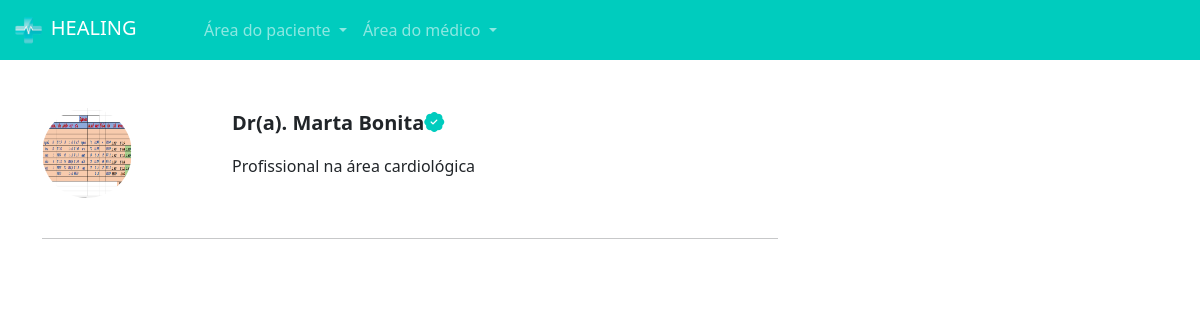
/pacientes/escolher_horario/2 (signed in), run on the app's committed database.
### medico/models.py (models this page shows, shortened)
class DadosMedicos(models.Model):
    crm = models.CharField(max_length=30)
    nome = models.CharField(max_length=100)
    cep = models.CharField(max_length=15)
    rua = models.CharField(max_length=100)
    bairro = models.CharField(max_length=100)
    numero = models.IntegerField()
    rg = models.ImageField(upload_to='rgs')
    cedula_identidade_medica = models.ImageField(upload_to='cim')
    foto = models.ImageField(upload_to='foto_perfil')
    descricao = models.TextField(null=True, blank=True)
    valor_consulta = models.FloatField(default=100)
    user = models.ForeignKey(User, on_delete=models.DO_NOTHING)
    especialidade = models.ForeignKey(Especialidades, on_delete=models.DO_NOTHING, null=True, blank=True)

### paciente/views.py (the view)
# urls.py: path('escolher_horario/<int:id_dados_medicos>', views.escolher_horario, name='escolher_horario'),
def escolher_horario(request, id_dados_medicos):
    if request.method == "GET":
        medico = DadosMedicos.objects.get(id=id_dados_medicos)
        datas_abertas = DatasAbertas.objects.filter(user=medico.user).filter(data__gte=datetime.now()).filter(agendado=False)
        return render(request, 'escolher_horario.html', {'medico': medico, 'datas_abertas': datas_abertas, 'is_medico': is_medico(request.user)})

### medico/models.py (called while the page is built)
def is_medico(user):
    return DadosMedicos.objects.filter(user=user).exists()

### paciente/templates/escolher_horario.html (shortened to what this page needs)
{% extends "base.html" %}
{% load static %}
{% block 'head' %}
    <link rel="stylesheet" href="{% static 'medicos/css/abrir_horario.css' %}">
    <link rel="stylesheet" href="{% static 'usuarios/css/usuarios.css' %}">
    <link rel="stylesheet" href="{% static 'medicos/css/cadastro_medico.css' %}">
    <link rel="stylesheet" href="{% static 'pacientes/css/home.css' %}">
    <link rel="stylesheet" href="https://cdn.jsdelivr.net/npm/bootstrap-icons@1.11.3/font/bootstrap-icons.min.css">
{% endblock 'head' %}
{% block 'body' %}
{% include "partials/navbar.html" %}
    <div class="container">
        <br><br>
        <div class="row">
            <div class="col-md-8">
                <div class="row">
                    <div class="col-md-3"><img src="{{medico.foto.url}}" class="foto-perfil-card" alt=""></div>
                    <div class="col-md">
                        <p style="font-size: 20px" class="p-bold">Dr(a). {{medico.nome}}<i class="bi bi-patch-check-fill icon-main"></i></p>
                        <p>{{medico.descricao}}</p>
                    </div>
                </div>
                <br>
                <hr>
            </div>
            <div class="col-md-4">
            </div>
        </div>
    </div>
{% endblock 'body' %}

### templates/static/geral/css/base.css (style rules this page uses)
:root { --main-color: #00CCBE; --dark-color: #09A6A3; --contrast-color: #FFD686; }
.p-bold { font-weight: bold; }

### templates/static/pacientes/css/home.css (style rules this page uses)
.foto-perfil-card { width: 90px; height: 90px; border-radius: 45px; }
.icon-main { color: var(--main-color); }

### data on the page
DadosMedicos: foto (picture), nome "Marta Bonita", descricao "Profissional na área cardiológica"
